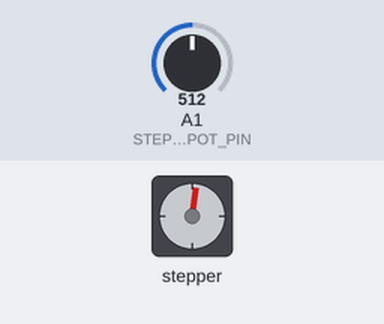
The sketch below on a simulated Arduino Uno, built with avr-gcc and run on an emulated ATmega328P. Parts: stepper motor. The inputs (shaded band) are chosen by the test bench; at power-on: A1 (STEPPER_POT_PIN) = 512. Stepper angles assume 200 steps per turn; what the sketch prints to the serial monitor is not drawn.

Above: at 1.2 s.
1.3 s: A1 (STEPPER_POT_PIN) set to 716
At 2.5 s:
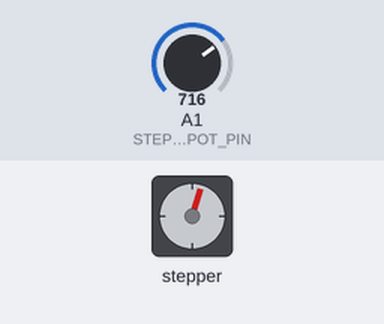
2.8 s: A1 (STEPPER_POT_PIN) set to 736
At 3.9 s:
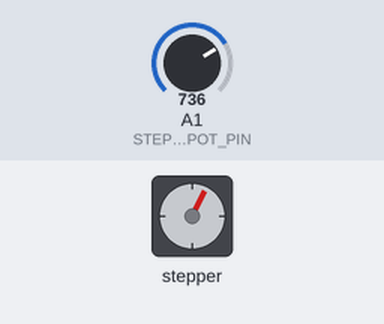
Timing chart, 0 to 5.8 s (numbered marks = the images above; inputs shaded):
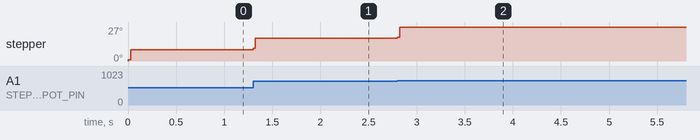

The sketch:

Motor_Shield-StepperMotor.ino
```cpp
/*
This is a test sketch for the Adafruit assembled Motor Shield for Arduino v2
It won't work with v1.x motor shields! Only for the v2's with built in PWM
control

- Stepper Motor Guide (https://learn.adafruit.com/adafruit-motor-shield-v2-for-arduino/using-stepper-motors)
*/

#include <Adafruit_MotorShield.h>

/* Create Motor Shield */
Adafruit_MotorShield AFMS = Adafruit_MotorShield();

/* Create Stepper Motor
 * Connect a stepper motor with 200 steps per revolution (1.8 degree)
 * to motor port #1 (M1 and M2)
 */
Adafruit_StepperMotor *stepperMotor = AFMS.getStepper(200, 1);

/* POTENTIOMETER INPUTS */
#define STEPPER_POT_PIN A1 // Data pin from potentiometer connected to analog pin 1
int STEPPER_BasePotRead = 0;
int STEPPER_NewPotRead = 0;

void setup() {
  /* Serial Library Setup BEGIN */
  Serial.begin(9600);
  while (!Serial);
  /* Serial Library Setup END */

  /* Motor Shield Setup BEGIN */
  if (!AFMS.begin()) {         // create with the default frequency 1.6KHz
  // if (!AFMS.begin(1000)) {  // OR with a different frequency, say 1KHz
    Serial.println("Could not find Motor Shield. Check wiring.");
    while (1);
  }
  Serial.println("Motor Shield found.");
  /* Motor Shield Setup END */

  stepperMotor->setSpeed(50);  // 50 rpm
}

void loop() {
  STEPPER_NewPotRead = map(analogRead(STEPPER_POT_PIN),0,1023,0,500);
  if (STEPPER_NewPotRead > STEPPER_BasePotRead + 1) {
    stepperMotor->step(5, FORWARD, SINGLE);
  }
  if (STEPPER_NewPotRead < STEPPER_BasePotRead - 1) {
    stepperMotor->step(5, BACKWARD, SINGLE);
  }
  STEPPER_BasePotRead = STEPPER_NewPotRead;

  delay(1);
}
```

Measured:
- after the input at 1.3 s, stepper: goes 10° 0.02 s, then 18°, starting at once
- after the input at 2.8 s, stepper: goes 19° 0.02 s, then 27°, starting at once
